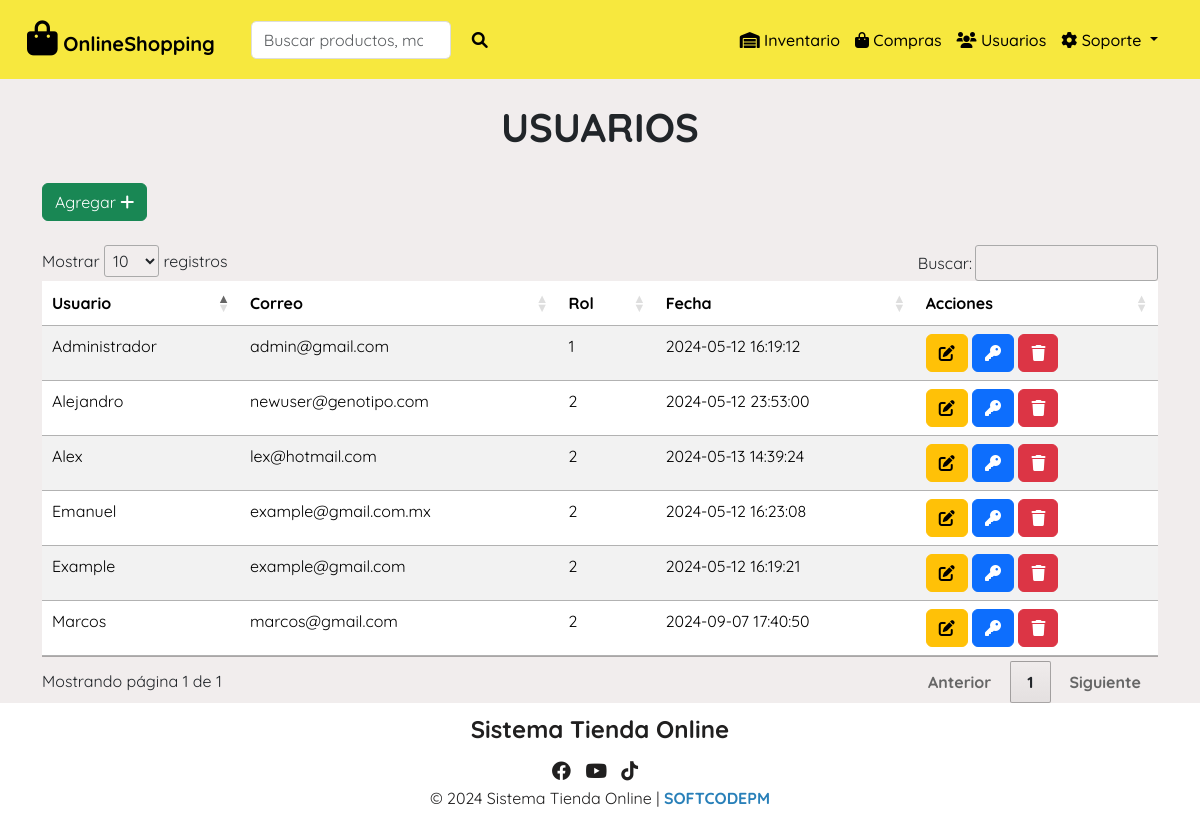
Screenshot of /views/usuarios.php (signed in) with the database file from the repository.
### tables this page shows
CREATE TABLE `usuarios` (
  `id` int(11) NOT NULL,
  `usuario` varchar(50) NOT NULL,
  `correo` varchar(50) NOT NULL,
  `clave` varchar(350) NOT NULL,
  `id_rol` int(11) NOT NULL,
  `fecha` timestamp NOT NULL DEFAULT current_timestamp() ON UPDATE current_timestamp()
);

### views/usuarios.php (the view, shortened to what this page needs)
<?php
include "../includes/header.php"; ?>
<div class="col-xs-12">
    <br>
    <center>
        <h1><b>USUARIOS</b></h1>
    </center>
    <br>
    <div class="container">
        <div class="col-sm-12">
            <div>
                <button type="button" class="btn btn-success" data-bs-toggle="modal" data-bs-target="#agregar"> Agregar
                    <i class="fa fa-plus"></i>
                </button>
            </div>
        </div>
    </div>
    <br>
    <div class="container">
        <div class="table-responsive ">
            <table class=" table table-striped" id="table_id">
                <thead>
                    <tr>
                        <th>Usuario</th>
                        <th>Correo</th>
                        <th>Rol</th>
                        <th>Fecha</th>
                        <th>Acciones</th>
                    </tr>
                </thead>
                <tbody>
                    <?php
                    require_once("../includes/db.php");
                    $result = mysqli_query($conexion, "SELECT u.id, u.usuario, u.correo, u.clave, u.fecha,u.id_rol,
                     p.rol FROM usuarios u INNER JOIN permisos p ON u.id_rol = p.id");
                    while ($fila = mysqli_fetch_assoc($result)) :
                    ?>
                        <tr>
                            <td><?php echo $fila['usuario']; ?></td>
                            <td><?php echo $fila['correo']; ?></td>
                            <td><?php echo $fila['id_rol']; ?></td>
                            <td><?php echo $fila['fecha']; ?></td>
                            <td>
                                <button type="button" class="btn btn-warning" data-bs-toggle="modal" data-bs-target="#editar<?php echo $fila['id']; ?>">
                                    <i class="fa fa-edit "></i>
                                </button>
                                <button type="button" class="btn btn-primary" data-bs-toggle="modal" data-bs-target="#change<?php echo $fila['id']; ?>">
                                    <i class="fa fa-key"></i>
                                </button>
                                <a href="../includes/eliminar_user.php?id=<?php echo $fila['id'] ?> " class="btn btn-danger btn-del">
                                    <i class="fa fa-trash "></i></a></button>
                            </td>
                        </tr>
                    <?php endwhile; ?>
                </tbody>
            </table>
        </div>
    </div>
    <?php include "../includes/footer.php"; ?>
    </body>
    </html>

### css/style.css (style rules this page uses)
html, body { height: 100%; margin: 0; }
body { font-family: "Quicksand", sans-serif; display: flex; flex-direction: column; background-color: #f1eded; }
a { text-decoration: none; color: white; }
a { color: #2980b9; font-weight: bold; }

### includes/header.php (style rules this page uses)
.container { flex: 1; }

### rows the page displays
usuarios: usuario "Administrador", correo "admin@gmail.com", id_rol "1", fecha "2024-05-12 16:19:12"
usuarios: usuario "Example", correo "example@gmail.com", id_rol "2", fecha "2024-05-12 16:19:21"
usuarios: usuario "Emanuel", correo "example@gmail.com.mx", id_rol "2", fecha "2024-05-12 16:23:08"
usuarios: usuario "Alejandro", correo "newuser@genotipo.com", id_rol "2", fecha "2024-05-12 23:53:00"
usuarios: usuario "Alex", correo "lex@hotmail.com", id_rol "2", fecha "2024-05-13 14:39:24"
usuarios: usuario "Marcos", correo "marcos@gmail.com", id_rol "2", fecha "2024-09-07 17:40:50"
